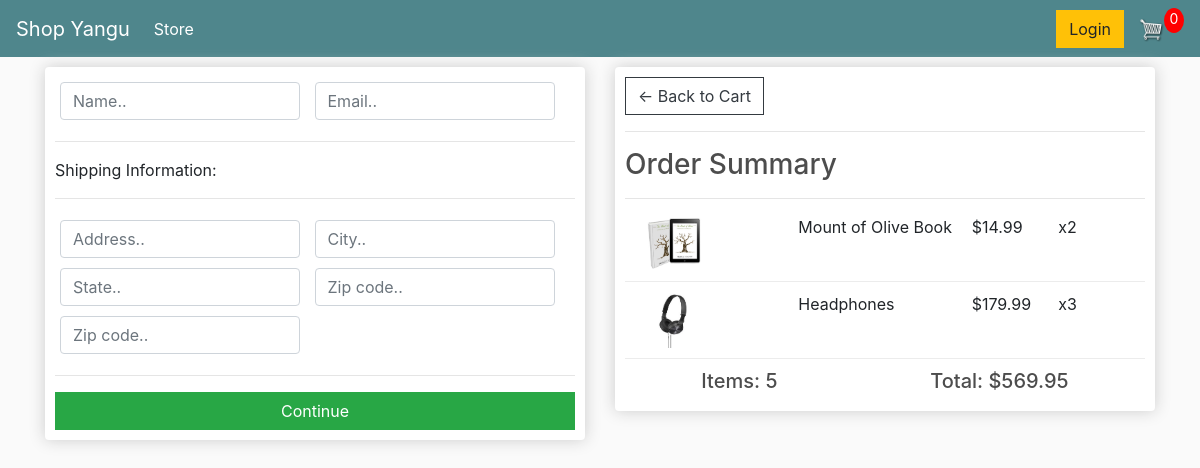
Page /checkout (signed in) on the committed database.
### store/models.py (models this page shows, shortened)
class OrderItem(models.Model):
    product = models.ForeignKey(Product, on_delete=models.SET_NULL, null=True)
    order = models.ForeignKey(Order, on_delete=models.SET_NULL, null=True)
    quantity = models.IntegerField(default=0, null=True, blank=True)
    date_added = models.DateTimeField(auto_now_add=True)
    @property
    def get_total(self):
        total = self.product.price * self.quantity
        return total

class Product(models.Model):
    name = models.CharField(max_length=100, null=True)
    price = models.FloatField()
    digital = models.BooleanField(default=False, null=True, blank=False)
    image = models.ImageField(null=True, blank=True)
    @property
    def imageURL(self):
        try:
            url = self.image.url
        except:
            url = ''
        return url

class Order(models.Model):
    customer = models.ForeignKey(Customer, on_delete=models.SET_NULL, null=True, blank=True)
    date_ordered = models.DateTimeField(auto_now_add=True)
    complete = models.BooleanField(default=False, null=True, blank=False)
    transaction_id = models.CharField(max_length=100, null=True)
    @property
    def get_cart_total(self):
        orderitems = self.orderitem_set.all()
        total = sum([item.get_total for item in orderitems])
        return total
    @property
    def get_cart_items(self):
        orderitems = self.orderitem_set.all()
        total = sum([item.quantity for item in orderitems])
        return total

### store/views.py (the view)
# urls.py: path('checkout', views.checkout, name='checkout'),
def checkout(request):
	if request.user.is_authenticated:
		customer = request.user.customer
		order, created = Order.objects.get_or_create(customer=customer, complete=False)
		items = order.orderitem_set.all()
	else:
		items = []
		order = {'get_cart_total':0, 'get_cart_items':0}
	context = {'items':items, 'order':order}
	return render(request, 'store/checkout.html', context)

### store/templates/store/checkout.html (shortened to what this page needs)
{% extends 'store/main.html' %}
{% load static %}
{% block content %}
     <div class="row">
		<div class="col-lg-6">
			<div class="box-element" id="form-wrapper">
				<form id="form">
					<div id="user-info">
						<div class="form-field">
							<input required class="form-control" type="text" name="name" placeholder="Name..">
						</div>
						<div class="form-field">
							<input required class="form-control" type="email" name="email" placeholder="Email..">
						</div>
					</div>
					<div id="shipping-info">
						<hr>
						<p>Shipping Information:</p>
						<hr>
						<div class="form-field">
							<input class="form-control" type="text" name="address" placeholder="Address..">
						</div>
						<div class="form-field">
							<input class="form-control" type="text" name="city" placeholder="City..">
						</div>
						<div class="form-field">
							<input class="form-control" type="text" name="state" placeholder="State..">
						</div>
						<div class="form-field">
							<input class="form-control" type="text" name="zipcode" placeholder="Zip code..">
						</div>
						<div class="form-field">
							<input class="form-control" type="text" name="country" placeholder="Zip code..">
						</div>
					</div>
					<hr>
					<input id="form-button" class="btn btn-success btn-block" type="submit" value="Continue">
				</form>
			</div>
			<br>
		</div>
		<div class="col-lg-6">
			<div class="box-element">
				<a  class="btn btn-outline-dark" href="{% url 'cart' %}">&#x2190; Back to Cart</a>
				<hr>
				<h3>Order Summary</h3>
				<hr>
				{% for item in items %}
				<div class="cart-row">
					<div style="flex:2"><img class="row-image" src="{{item.product.imageURL}}"></div>
					<div style="flex:2"><p>{{item.product.name}}</p></div>
					<div style="flex:1"><p>${{item.product.price|floatformat:2}}</p></div>
					<div style="flex:1"><p>x{{item.quantity}}</p></div>
				</div>
				{% endfor %}
				<div class="d-flex justify-content-around">
					<h5>Items:   {{order.get_cart_items}}</h5>
					<h5>Total:   ${{order.get_cart_total|floatformat:2}}</h5>
				</div>
			</div>
		</div>
	</div>
{% endblock content %}

### static/css/main.css (style rules this page uses)
body { background-color: hsl(0, 0%, 98%); margin: 0; top: 0; left: 0; right: 0; padding: 0; box-sizing: border-box; }
h1,h2,h3,h4,h5,h6 { color:hsl(0, 0%, 30%); }
.box-element { box-shadow:hsl(0, 0%, 80%) 0 0 16px; background-color: #fff; border-radius: 4px; padding: 10px; }
.col-lg-4, .col-lg-6, .col-lg-8, .col-lg-12 { margin-top: 10px; }
.btn { border-radius: 0; }
.row-image { width: 100px; }
.form-field { width:250px; display: inline-block; padding: 5px; }
.cart-row { display: flex; align-items: flex-stretch; padding-bottom: 10px; margin-bottom: 10px; border-bottom: 1px solid #ececec; }

### rows in the picture
OrderItem: product.imageURL (picture), product.name "Mount of Olive Book", product.price "14.99", quantity "2"
OrderItem: product.imageURL (picture), product.name "Headphones", product.price "179.99", quantity "3"
Order: get_cart_items "5", get_cart_total "569.95"
